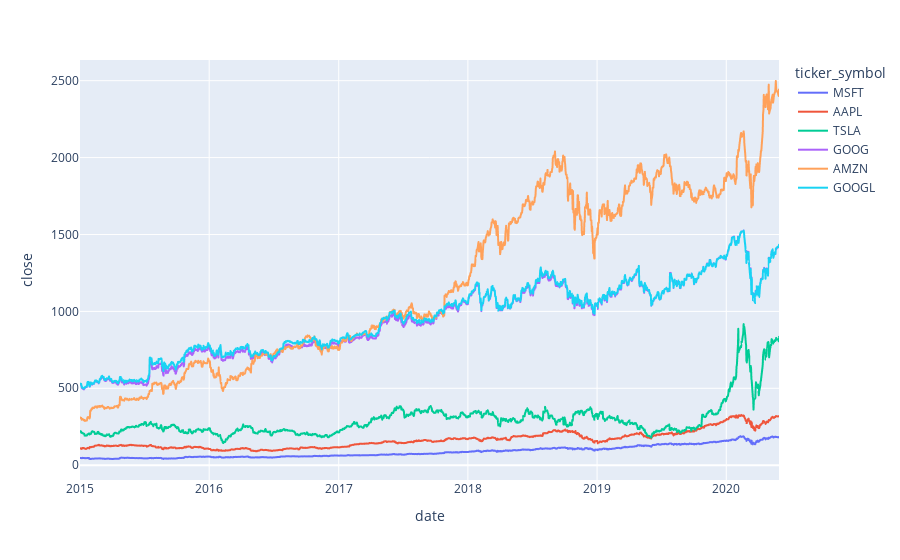

The code cell stored with this chart in its notebook:
### Code cell
px.line(df, x="date", y="close", color="ticker_symbol")

### Figure 1 — Plotly figure (JSON) as saved in the notebook; plotly's stock layout.template omitted (floating-point values rounded to 4 significant figures; data arrays with more than 128 entries replaced by an {"elided": "..."} marker saying what was removed)
{"data": [{"hovertemplate": "ticker_symbol=MSFT<br>date=%{x}<br>close=%{y}<extra></extra>", "legendgroup": "MSFT", "line": {"color": "#636efa", "dash": "solid"}, "marker": {"symbol": "circle"}, "mode": "lines", "name": "MSFT", "showlegend": true, "type": "scattergl", "x": {"elided": "1929 str values"}, "xaxis": "x", "y": {"elided": "1929 float values"}, "yaxis": "y"}, {"hovertemplate": "ticker_symbol=AAPL<br>date=%{x}<br>close=%{y}<extra></extra>", "legendgroup": "AAPL", "line": {"color": "#EF553B", "dash": "solid"}, "marker": {"symbol": "circle"}, "mode": "lines", "name": "AAPL", "showlegend": true, "type": "scattergl", "x": {"elided": "1929 str values"}, "xaxis": "x", "y": {"elided": "1929 float values"}, "yaxis": "y"}, {"hovertemplate": "ticker_symbol=TSLA<br>date=%{x}<br>close=%{y}<extra></extra>", "legendgroup": "TSLA", "line": {"color": "#00cc96", "dash": "solid"}, "marker": {"symbol": "circle"}, "mode": "lines", "name": "TSLA", "showlegend": true, "type": "scattergl", "x": {"elided": "1929 str values"}, "xaxis": "x", "y": {"elided": "1929 float values"}, "yaxis": "y"}, {"hovertemplate": "ticker_symbol=GOOG<br>date=%{x}<br>close=%{y}<extra></extra>", "legendgroup": "GOOG", "line": {"color": "#ab63fa", "dash": "solid"}, "marker": {"symbol": "circle"}, "mode": "lines", "name": "GOOG", "showlegend": true, "type": "scattergl", "x": {"elided": "1929 str values"}, "xaxis": "x", "y": {"elided": "1929 float values"}, "yaxis": "y"}, {"hovertemplate": "ticker_symbol=AMZN<br>date=%{x}<br>close=%{y}<extra></extra>", "legendgroup": "AMZN", "line": {"color": "#FFA15A", "dash": "solid"}, "marker": {"symbol": "circle"}, "mode": "lines", "name": "AMZN", "showlegend": true, "type": "scattergl", "x": {"elided": "1929 str values"}, "xaxis": "x", "y": {"elided": "1929 float values"}, "yaxis": "y"}, {"hovertemplate": "ticker_symbol=GOOGL<br>date=%{x}<br>close=%{y}<extra></extra>", "legendgroup": "GOOGL", "line": {"color": "#19d3f3", "dash": "solid"}, "marker": {"symbol": "circle"}, "mode": "lines", "name": "GOOGL", "showlegend": true, "type": "scattergl", "x": {"elided": "1929 str values"}, "xaxis": "x", "y": {"elided": "1929 float values"}, "yaxis": "y"}], "layout": {"legend": {"title": {"text": "ticker_symbol"}, "tracegroupgap": 0}, "margin": {"t": 60}, "xaxis": {"anchor": "y", "domain": [0, 1], "title": {"text": "date"}}, "yaxis": {"anchor": "x", "domain": [0, 1], "title": {"text": "close"}}}}
